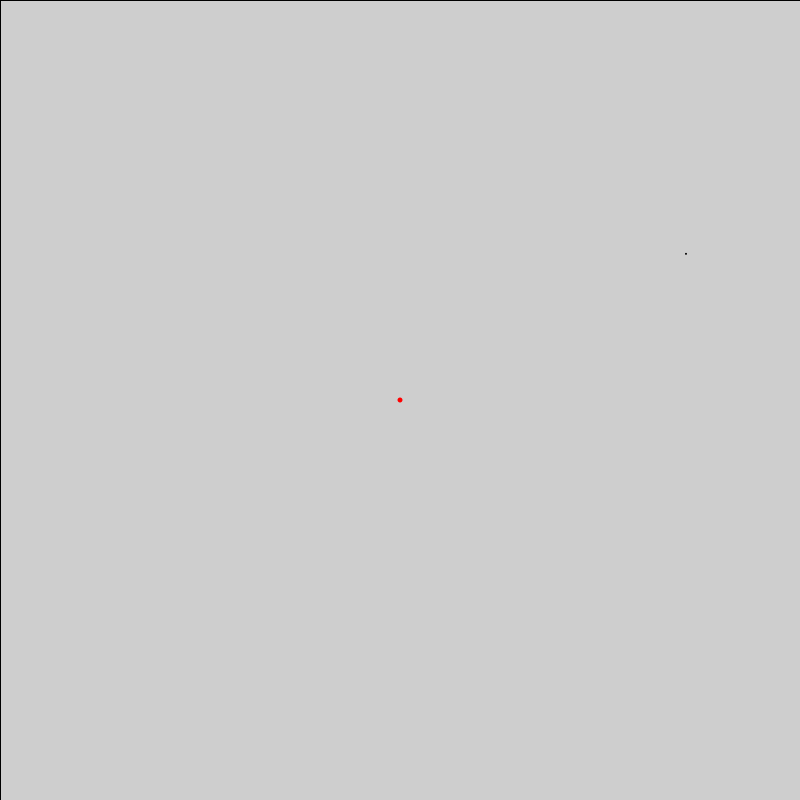
Frame 1 (no input)
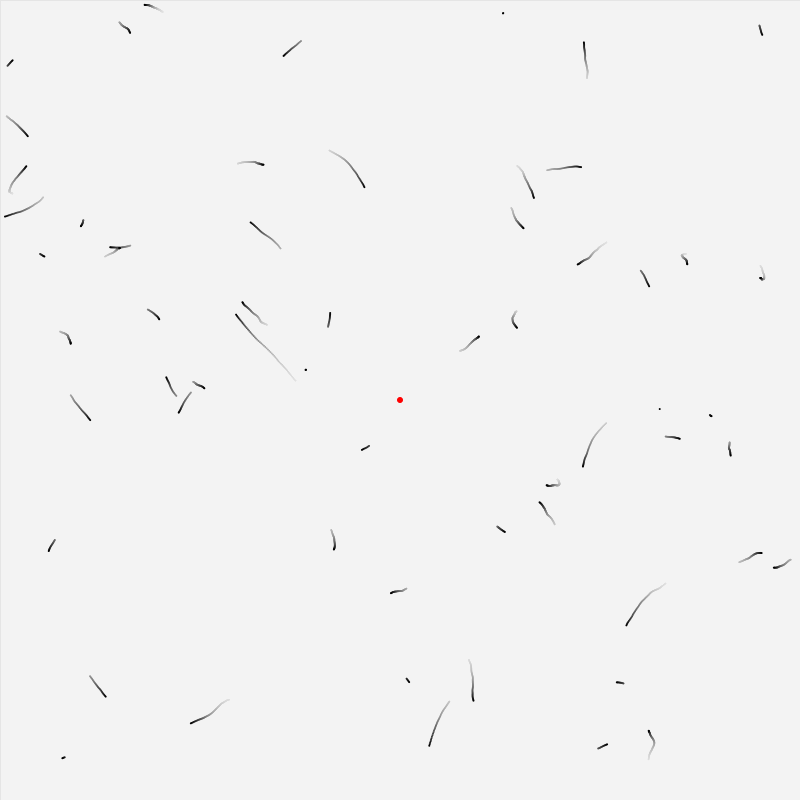
Frame 60 (the mouse pressed at the canvas centre just before this capture)
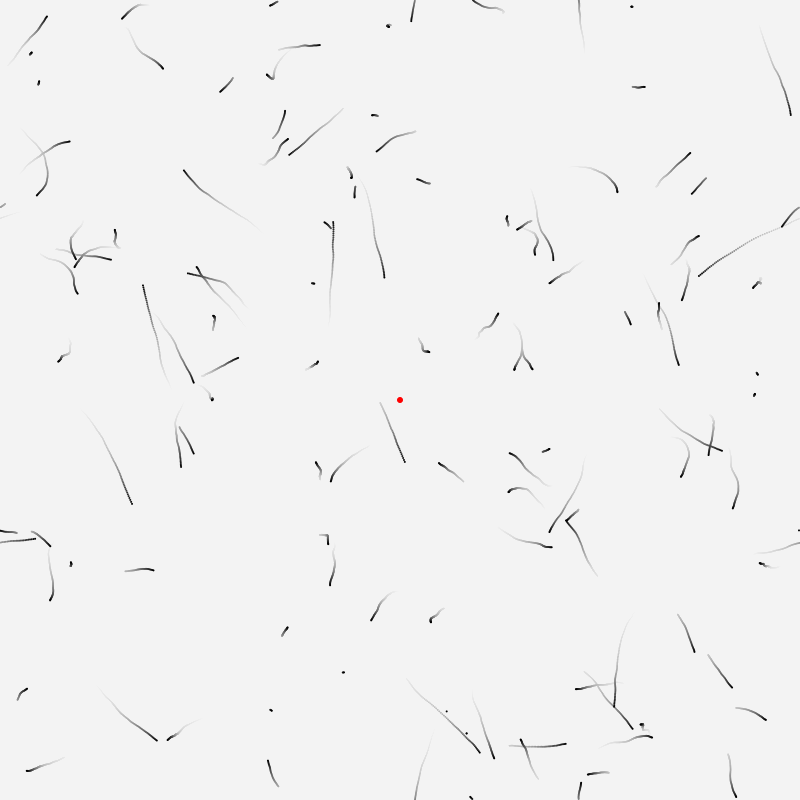
Frame 120 (the mouse held since frame 60 and released just before this capture)

The Processing sketch that drew these frames (run headless with seeded random() and noise(); from frame 60 on, the mouse is pressed at the canvas centre):

// Processing sketch: sketch_feb21b
// ── sketch_feb21b.pde
// Simple agent-based model.
// Martin Dittus, Feb 2012

ArrayList<Hunter> h = new ArrayList<Hunter>();

void setup() {
  size(800, 800);
  Hunter h1 = new Hunter();
  h1.x = new PVector(width/2, height/2);
  h1.fixed = true;
  h.add(h1);
}

void draw() {
  if (h.size() < 1000) {
    h.add(new Hunter());
  }
  
//  background(255);
  fill(255, 255, 255, 10);
  rect(0, 0, width, height);
  
  for (Hunter hunter : h) {
    hunter.walk();
    hunter.stick(h);
    hunter.display();
  }
}

class Hunter {

  boolean fixed;
  PVector x;
  PVector velocity;
  
  Hunter() {
    x = new PVector(random(0, width), random(0, height));
    velocity = new PVector(random(-1, 1), random(-1, 1));
  }
 
 void display() {
   noStroke();
   if (fixed) {
     fill(255, 0, 0);
     ellipse(x.x, x.y, 5, 5);
   } else {
     fill(0);
     ellipse(x.x, x.y, 2, 2);
   }
 } 
 
 void walk() {
   if (!fixed) {
//     x.add(new PVector(random(-2, 2), random(-2, 2)));
     x.add(velocity);
     velocity.add(new PVector(random(-0.1, 0.1), random(-0.1, 0.1)));
     if (x.x < 0) x.x = width-1;
     if (x.x >= width) x.x = 0;
     if (x.y < 0) x.y = height-1;
     if (x.y >= height) x.y = 0;
   }
 }
 
 void stick(ArrayList<Hunter> all) {
   for (Hunter h : all) {
     if (h!=this && h.fixed) {
       if (h.x.dist(x) < 6) {
         fixed = true;
//         h.fixed = true;
       }
     }
   }
 }
}
